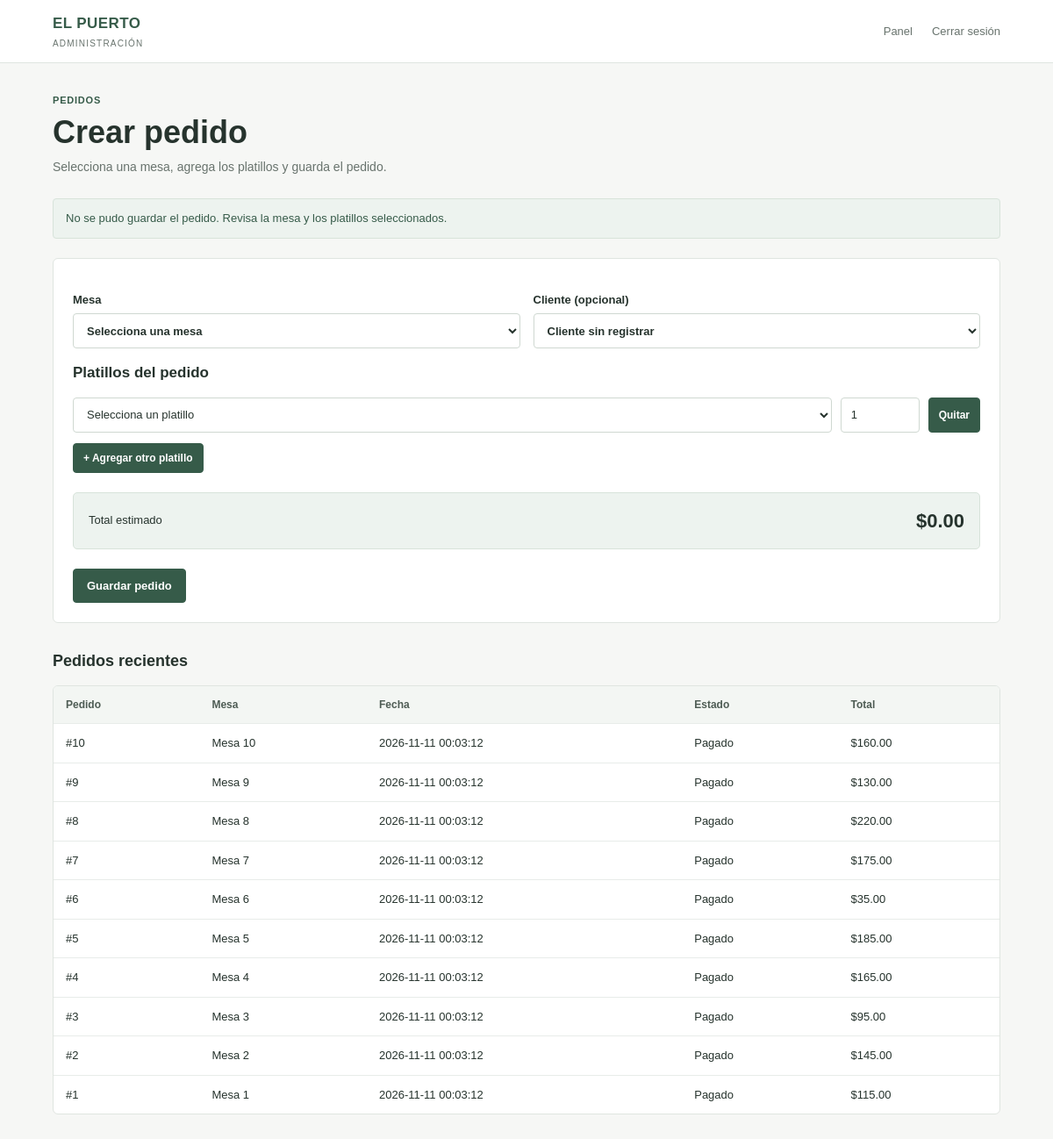
Screenshot of /admin/pedidos.php?error=1 (signed in) with the database file from the repository.
### tables this page shows
CREATE TABLE pedidos (
     
    id INT AUTO_INCREMENT PRIMARY KEY,
     
     
    mesa_id INT NOT NULL,
     
     
    cliente_id INT NULL,
     
     
    estado ENUM('Pendiente', 'Preparando', 'Entregado', 'Pagado') DEFAULT 'Pendiente',
     
     
    total DECIMAL(10,2) NOT NULL DEFAULT 0,
     
     
    fecha TIMESTAMP DEFAULT CURRENT_TIMESTAMP,
     
     
    CONSTRAINT fk_pedidos_mesa
        FOREIGN KEY (mesa_id) REFERENCES mesas(id),
     
     
    CONSTRAINT fk_pedidos_cliente
        FOREIGN KEY (cliente_id) REFERENCES clientes(id)
        ON DELETE SET NULL
);

CREATE TABLE mesas (
     
    id INT AUTO_INCREMENT PRIMARY KEY,
     
     
    numero INT NOT NULL UNIQUE,
     
     
    estado ENUM('Libre', 'Ocupada') DEFAULT 'Libre'
);

### admin/pedidos.php (the view, shortened to what this page needs)
<?php
require_once "../config/conexion.php";
$consulta = $conexion->query("SELECT * FROM platillos WHERE disponible = 1 ORDER BY nombre");
$platillos = $consulta->fetchAll(PDO::FETCH_ASSOC);
$sql = "SELECT pedidos.*, mesas.numero AS numero_mesa
        FROM pedidos
        INNER JOIN mesas ON pedidos.mesa_id = mesas.id
        ORDER BY pedidos.id DESC
        LIMIT 12";
$consulta = $conexion->query($sql);
$pedidos = $consulta->fetchAll(PDO::FETCH_ASSOC);
?>
<!DOCTYPE html>
<html lang="es">
<head>
    <link rel="stylesheet" href="../assets/css/estilos.css">
</head>
<body>
    <header class="topbar">
        <a class="logo-admin" href="panel.php">
            EL PUERTO
            <small>ADMINISTRACIÓN</small>
        </a>
        <nav>
            <a href="panel.php">Panel</a>
            <a href="index.php?salir=1">Cerrar sesión</a>
        </nav>
    </header>
    <main class="wrap">
        <p class="eyebrow">PEDIDOS</p>
        <h1>Crear pedido</h1>
        <p class="intro">Selecciona una mesa, agrega los platillos y guarda el pedido.</p>
        <?php if (isset($_GET["error"])): ?>
            <p class="notice">No se pudo guardar el pedido. Revisa la mesa y los platillos seleccionados.</p>
        <?php endif; ?>
        <form class="panel-contenido" method="POST" action="guardar_pedido.php" id="pedidoForm">
            <div class="form-grid">
                <label>
                    Mesa
                    <select name="mesa_id" required>
                        <option value="">Selecciona una mesa</option>
                    </select>
                </label>
                <label>
                    Cliente (opcional)
                    <select name="cliente_id">
                        <option value="">Cliente sin registrar</option>
                    </select>
                </label>
            </div>
            <h2 class="section-title">Platillos del pedido</h2>
            <div id="lineas">
                <div class="order-line">
                    <select name="platillo[]" required>
                        <option value="">Selecciona un platillo</option>
                    </select>
                    <input
                        type="number"
                        name="cantidad[]"
                        value="1"
                        min="1"
                        max="30"
                        required
                        aria-label="Cantidad"
                    >
                    <button type="button" class="boton-secundario remove-line">Quitar</button>
                </div>
            </div>
            <button type="button" class="boton-secundario" id="addLine">
                + Agregar otro platillo
            </button>
            <div class="total-box">
                <span>Total estimado</span>
                <strong id="total">$0.00</strong>
            </div>
            <button class="boton-principal" type="submit" <?= count($platillos) === 0 ? "disabled" : "" ?>>
                Guardar pedido
            </button>
        </form>
        <h2 class="section-title">Pedidos recientes</h2>
        <div class="table-box">
            <table>
                <thead>
                    <tr>
                        <th>Pedido</th>
                        <th>Mesa</th>
                        <th>Fecha</th>
                        <th>Estado</th>
                        <th>Total</th>
                    </tr>
                </thead>
                <tbody>
                    <?php foreach ($pedidos as $pedido): ?>
                        <tr>
                            <td>#<?= (int) $pedido["id"] ?></td>
                            <td>Mesa <?= (int) $pedido["numero_mesa"] ?></td>
                            <td><?= htmlspecialchars($pedido["fecha"]) ?></td>
                            <td><?= htmlspecialchars($pedido["estado"]) ?></td>
                            <td>$<?= number_format((float) $pedido["total"], 2) ?></td>
                        </tr>
                    <?php endforeach; ?>
                </tbody>
            </table>
        </div>
    </main>
</body>
</html>

### assets/css/estilos.css (style rules this page uses)
* { box-sizing: border-box; }
:root { --fondo: #f6f7f5; --blanco: #ffffff; --texto: #26332d; --texto-suave: #68736d; --verde: #365b49; --verde-hover: #294938; --verde-claro: #edf3ef; --borde: #dfe5e0; --rojo: #a94f48; }
body { margin: 0; font-family: Arial, Helvetica, sans-serif; background: var(--fondo); color: var(--texto); line-height: 1.5; }
a { color: inherit; text-decoration: none; }
button, input, select, textarea { font: inherit; }
.topbar, .barra { min-height: 68px; padding: 14px max(5%, calc((100% - 1120px) / 2)); display: flex; align-items: center; justify-content: space-between; gap: 20px; background: var(--blanco); border-bottom: 1px solid var(--borde); }
.logo-admin, .marca { display: flex; flex-direction: column; color: var(--verde); font-size: 17px; font-weight: 700; letter-spacing: .4px; }
.logo-admin small, .marca small { margin-top: 2px; color: var(--texto-suave); font-size: 10px; font-weight: 400; letter-spacing: 1.2px; }
.topbar nav, .barra nav { display: flex; align-items: center; gap: 22px; color: var(--texto-suave); font-size: 13px; }
.wrap, .admin-contenido { width: min(1120px, 90%); margin: 34px auto 60px; }
.eyebrow, .etiqueta { margin: 0 0 7px; color: var(--verde); font-size: 11px; font-weight: 700; letter-spacing: .8px; text-transform: uppercase; }
h1 { margin: 5px 0 8px; color: var(--texto); font-size: clamp(27px, 4vw, 36px); font-weight: 700; line-height: 1.2; }
h2, h3 { color: var(--texto); }
.intro { max-width: 680px; margin: 0 0 25px; color: var(--texto-suave); font-size: 14px; }
.section-title { margin: 30px 0 14px; font-size: 18px; font-weight: 600; }
.panel-contenido, .formulario-admin { margin: 22px 0; padding: 22px; background: var(--blanco); border: 1px solid var(--borde); border-radius: 6px; }
.panel-contenido h2 { margin: 0 0 15px; font-size: 17px; font-weight: 600; }
.form-grid { display: grid; grid-template-columns: repeat(2, minmax(0, 1fr)); gap: 15px; margin: 15px 0; }
label { display: flex; flex-direction: column; gap: 6px; color: var(--texto); font-size: 13px; font-weight: 600; }
input, select, textarea { width: 100%; min-height: 40px; padding: 9px 11px; color: var(--texto); background: var(--blanco); border: 1px solid #cfd8d1; border-radius: 4px; font-size: 13px; }
.boton-principal, .boton-secundario, .boton { display: inline-flex; align-items: center; justify-content: center; min-height: 38px; padding: 9px 15px; color: var(--blanco); background: var(--verde); border: 1px solid var(--verde); border-radius: 4px; font-size: 13px; font-weight: 600; cursor: pointer; }
.boton-secundario { min-height: 34px; padding: 7px 11px; font-size: 12px; }
.order-line { display: grid; grid-template-columns: 1fr 90px auto; gap: 10px; margin: 12px 0; }
.total-box { display: flex; align-items: center; justify-content: space-between; gap: 15px; margin: 22px 0; padding: 15px 17px; background: var(--verde-claro); border: 1px solid #d7e3da; border-radius: 5px; color: var(--texto); font-size: 13px; }
.total-box strong { font-size: 22px; }
.table-box, .tabla-contenedor { overflow-x: auto; background: var(--blanco); border: 1px solid var(--borde); border-radius: 6px; }
table { width: 100%; border-collapse: collapse; min-width: 650px; text-align: left; }
th, td { padding: 12px 14px; border-bottom: 1px solid #e8ece9; font-size: 13px; }
th { color: #4e5c54; background: #f3f6f3; font-size: 12px; font-weight: 600; }
td { color: var(--texto); }
tbody tr:last-child td { border-bottom: 0; }
.notice { margin: 16px 0; padding: 12px 14px; color: #365b49; background: var(--verde-claro); border: 1px solid #d7e3da; border-radius: 4px; font-size: 13px; }

### rows the page displays
pedidos: id "10", mesa.numero "10", fecha "2026-11-11 00:03:12", estado "Pagado", total "160.00"
pedidos: id "9", mesa.numero "9", fecha "2026-11-11 00:03:12", estado "Pagado", total "130.00"
pedidos: id "8", mesa.numero "8", fecha "2026-11-11 00:03:12", estado "Pagado", total "220.00"
pedidos: id "7", mesa.numero "7", fecha "2026-11-11 00:03:12", estado "Pagado", total "175.00"
pedidos: id "6", mesa.numero "6", fecha "2026-11-11 00:03:12", estado "Pagado", total "35.00"
pedidos: id "5", mesa.numero "5", fecha "2026-11-11 00:03:12", estado "Pagado", total "185.00"
pedidos: id "4", mesa.numero "4", fecha "2026-11-11 00:03:12", estado "Pagado", total "165.00"
pedidos: id "3", mesa.numero "3", fecha "2026-11-11 00:03:12", estado "Pagado", total "95.00"
pedidos: id "2", mesa.numero "2", fecha "2026-11-11 00:03:12", estado "Pagado", total "145.00"
pedidos: id "1", mesa.numero "1", fecha "2026-11-11 00:03:12", estado "Pagado", total "115.00"
